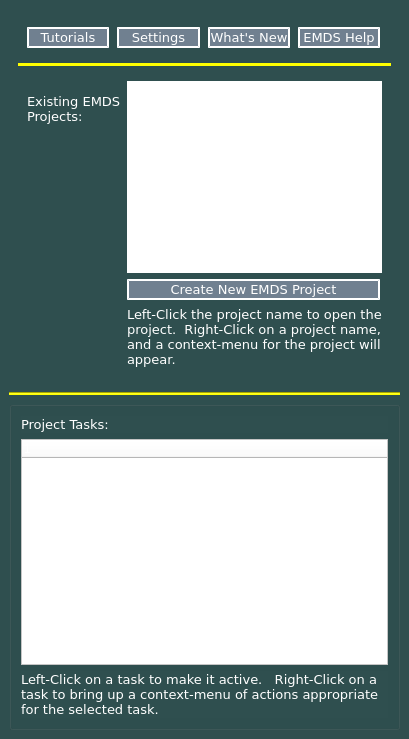
<?xml version="1.0" encoding="UTF-8"?>
<ui version="4.0">
 <class>EMDSDockWidgetBase</class>
 <widget class="QDockWidget" name="EMDSDockWidgetBase">
  <property name="geometry">
   <rect>
    <x>0</x>
    <y>0</y>
    <width>409</width>
    <height>739</height>
   </rect>
  </property>
  <property name="font">
   <font>
    <family>Verdana</family>
   </font>
  </property>
  <property name="styleSheet">
   <string notr="true">color: rgb(255, 255, 255);
background-color: rgb(47, 79, 79);
</string>
  </property>
  <property name="windowTitle">
   <string>EMDS for QGIS</string>
  </property>
  <widget class="QWidget" name="dockWidgetContents">
   <property name="font">
    <font>
     <family>Verdana</family>
    </font>
   </property>
   <layout class="QGridLayout" name="gridLayout">
    <item row="3" column="0">
     <layout class="QVBoxLayout" name="verticalLayout">
      <item>
       <widget class="QGroupBox" name="gbProjectInformation">
        <property name="styleSheet">
         <string notr="true">border-color: rgb(255,255,255); border:2px;</string>
        </property>
        <property name="title">
         <string/>
        </property>
        <layout class="QVBoxLayout" name="verticalLayout_3">
         <item>
          <widget class="QGroupBox" name="gbProjectButtons">
           <property name="styleSheet">
            <string notr="true">border-color: rgb(255, 255, 255);
border-width: 2px;
border- style: outset;
</string>
           </property>
           <property name="title">
            <string/>
           </property>
           <layout class="QHBoxLayout" name="horizontalLayout">
            <item>
             <widget class="QPushButton" name="btnTutorial">
              <property name="font">
               <font>
                <family>Verdana</family>
                <pointsize>10</pointsize>
               </font>
              </property>
              <property name="styleSheet">
               <string notr="true">background-color: rgb(112, 128, 144);
border-color:rgb(255,255,255);
border-width:2px;
margin-right:2px;
border-style:outset;</string>
              </property>
              <property name="text">
               <string>Tutorials</string>
              </property>
             </widget>
            </item>
            <item>
             <widget class="QPushButton" name="btnSettings">
              <property name="font">
               <font>
                <family>Verdana</family>
                <pointsize>10</pointsize>
               </font>
              </property>
              <property name="styleSheet">
               <string notr="true">background-color: rgb(112, 128, 144);
border-color:rgb(255,255,255);
border-width:2px;
margin-right:2px;
border-style:outset;</string>
              </property>
              <property name="text">
               <string>Settings</string>
              </property>
             </widget>
            </item>
            <item>
             <widget class="QPushButton" name="btnWhatsNew">
              <property name="font">
               <font>
                <family>Verdana</family>
                <pointsize>10</pointsize>
               </font>
              </property>
              <property name="styleSheet">
               <string notr="true">background-color: rgb(112, 128, 144);
border-color:rgb(255,255,255);
border-width:2px;
margin-right:2px;
border-style:outset;</string>
              </property>
              <property name="text">
               <string>What's New</string>
              </property>
             </widget>
            </item>
            <item>
             <widget class="QPushButton" name="btnHelp">
              <property name="font">
               <font>
                <family>Verdana</family>
                <pointsize>10</pointsize>
               </font>
              </property>
              <property name="styleSheet">
               <string notr="true">background-color: rgb(112, 128, 144);
border-color:rgb(255,255,255);
border-width:2px;
margin-right:2px;
border-style:outset;</string>
              </property>
              <property name="text">
               <string>EMDS Help</string>
              </property>
             </widget>
            </item>
           </layout>
          </widget>
         </item>
         <item>
          <widget class="Line" name="lineProjectsProjectsButtons">
           <property name="styleSheet">
            <string notr="true">background-color: rgb(255, 255, 0);
border-width:2px;</string>
           </property>
           <property name="orientation">
            <enum>Qt::Horizontal</enum>
           </property>
          </widget>
         </item>
         <item>
          <widget class="QGroupBox" name="gbProjects">
           <property name="styleSheet">
            <string notr="true">border-color: rgb(47, 79, 79);
border-width: 0px;</string>
           </property>
           <property name="title">
            <string/>
           </property>
           <layout class="QFormLayout" name="formLayout">
            <item row="0" column="0">
             <widget class="QLabel" name="lblExistingProjects">
              <property name="font">
               <font>
                <family>Verdana</family>
                <pointsize>10</pointsize>
               </font>
              </property>
              <property name="text">
               <string>Existing EMDS Projects:</string>
              </property>
              <property name="wordWrap">
               <bool>true</bool>
              </property>
             </widget>
            </item>
            <item row="0" column="1">
             <widget class="QListWidget" name="lstProjects">
              <property name="styleSheet">
               <string notr="true">background-color: rgb(255, 255, 255);</string>
              </property>
              <property name="resizeMode">
               <enum>QListView::Adjust</enum>
              </property>
              <property name="batchSize">
               <number>10</number>
              </property>
             </widget>
            </item>
            <item row="1" column="1">
             <widget class="QPushButton" name="btnCreateNewProject">
              <property name="font">
               <font>
                <family>Verdana</family>
                <pointsize>10</pointsize>
               </font>
              </property>
              <property name="styleSheet">
               <string notr="true">background-color: rgb(112, 128, 144);
border-color:rgb(255,255,255);
border-width:2px;
margin-right:2px;
border-style:outset;</string>
              </property>
              <property name="text">
               <string>Create New EMDS Project</string>
              </property>
             </widget>
            </item>
            <item row="2" column="1">
             <widget class="QLabel" name="lblFirsExplanation">
              <property name="font">
               <font>
                <family>Verdana</family>
                <pointsize>10</pointsize>
               </font>
              </property>
              <property name="text">
               <string>Left-Click the project name to open the project.  Right-Click on a project name, and a context-menu for the project will appear.</string>
              </property>
              <property name="wordWrap">
               <bool>true</bool>
              </property>
             </widget>
            </item>
           </layout>
           <zorder>gbProjectButtons</zorder>
           <zorder>lblExistingProjects</zorder>
           <zorder>lstProjects</zorder>
           <zorder>btnCreateNewProject</zorder>
           <zorder>lblFirsExplanation</zorder>
          </widget>
         </item>
        </layout>
       </widget>
      </item>
      <item>
       <widget class="Line" name="lineProjectProjectTasks">
        <property name="styleSheet">
         <string notr="true">background-color: rgb(255, 255, 0);
border-width:2px;</string>
        </property>
        <property name="orientation">
         <enum>Qt::Horizontal</enum>
        </property>
       </widget>
      </item>
      <item>
       <widget class="QGroupBox" name="gbProjectTasks">
        <property name="title">
         <string/>
        </property>
        <layout class="QVBoxLayout" name="verticalLayout_2">
         <item>
          <widget class="QLabel" name="lblProjectTasks">
           <property name="font">
            <font>
             <family>Verdana</family>
             <pointsize>10</pointsize>
            </font>
           </property>
           <property name="text">
            <string>Project Tasks:</string>
           </property>
          </widget>
         </item>
         <item>
          <widget class="QTreeWidget" name="projectTasks">
           <property name="styleSheet">
            <string notr="true">background-color: white;
border-width:2px;</string>
           </property>
           <column>
            <property name="text">
             <string notr="true">1</string>
            </property>
           </column>
          </widget>
         </item>
         <item>
          <widget class="QLabel" name="lblSecondInformation">
           <property name="font">
            <font>
             <family>Verdana</family>
             <pointsize>10</pointsize>
            </font>
           </property>
           <property name="text">
            <string>Left-Click on a task to make it active.   Right-Click on a task to bring up a context-menu of actions appropriate for the selected task.</string>
           </property>
           <property name="wordWrap">
            <bool>true</bool>
           </property>
          </widget>
         </item>
        </layout>
        <zorder>gbProjectInformation</zorder>
        <zorder>lblProjectTasks</zorder>
        <zorder>projectTasks</zorder>
        <zorder>lblSecondInformation</zorder>
       </widget>
      </item>
     </layout>
    </item>
   </layout>
  </widget>
 </widget>
 <resources/>
 <connections/>
</ui>
